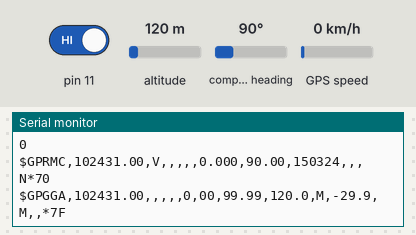
The sketch below on a simulated Arduino Uno, built with avr-gcc and run on an emulated ATmega328P. Shown: the last lines printed to the serial monitor. The test bench sets the inputs (shaded band); at power-on: altitude 120 m, pin 11 HIGH, compass heading 90°, GPS speed 0 km/h. The GPS gets a fix after 3 s at 37.7749, -122.4194 with 8 satellites; the modem accepts every AT command (registered, SIM ready, sends succeed) and sends nothing else.

Above: at 1.4 s.
1.5 s: altitude set to 250 m
At 3.0 s:
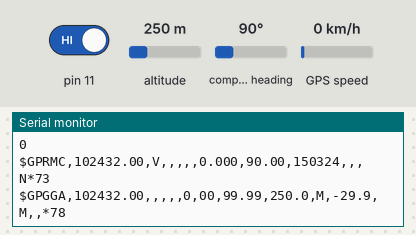
4.7 s: pin 11 driven LOW
At 6.5 s:
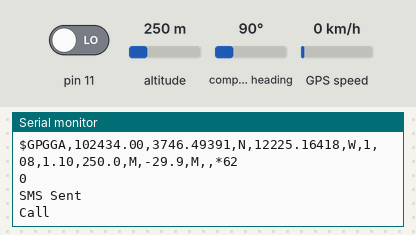

The sketch:

GPS_and_GSM_Module_for_Emergency_Alert.ino
```cpp
#include <TinyGPS.h>
#include <SoftwareSerial.h>
#include <Wire.h>

SoftwareSerial Gsm(8, 9);
char phoneno[] = "+91xxxxxxxxxx"; // Phone number to send SMS. Replace x with the number
TinyGPS gps;
int state;
String textMessage;

void setup() {
  Serial.begin(9600);
  Gsm.begin(9600);

  // Set GSM module to text mode
  Serial.print("AT+CMGF=1\r");
  delay(100);
  Serial.print("AT+CNMI=2,2,0,0,0\r");
  delay(100);

  // Initialize push button pins
  pinMode(11, INPUT);
}

void loop() {
  bool newData = false;
  unsigned long chars;
  unsigned short sentences, failed;

  // Read data from GPS module
  for (unsigned long start = millis(); millis() - start < 1000;) {
    while (Serial.available()) {
      char c = Serial.read();
      Serial.print(c);
      if (gps.encode(c)) {
        newData = true;
      }
    }
  }

  if (Gsm.available() > 0) {
    textMessage = Gsm.readString();
    textMessage.toUpperCase();
    delay(10);
  }

  Serial.println(failed);

  // Check the state of the push button
  state = digitalRead(11);
  if (state == 0) {
    float flat, flon;
    unsigned long age;
    gps.f_get_position(&flat, &flon, &age);

    // Send SMS with location data
    Gsm.print("AT+CMGF=1\r");
    delay(400);
    Gsm.print("AT+CMGS=\"");
    Gsm.print(phoneno);
    Gsm.println("\"");
    Gsm.println("Alert I need help.............");
    Gsm.print("http://maps.google.com/maps?q=loc:");
    Gsm.print(flat == TinyGPS::GPS_INVALID_F_ANGLE ? 0.0 : flat, 6);
    Gsm.print(", ");
    Gsm.print(flon == TinyGPS::GPS_INVALID_F_ANGLE ? 0.0 : flon, 6);
    delay(200);
    Gsm.println((char)26);
    delay(200);
    Gsm.println();
    Serial.println("SMS Sent");

    // Make a phone call
    Serial.println("Call");
    delay(20000);
    Gsm.println("ATD+91xxxxxxxxxx;");
    delay(150000);
    Gsm.println("ATH");
    delay(1000);
  } else {
    delay(10);
  }
}
```

Measured:
- after the input at 1.5 s, the serial monitor: prints a new line after 0.78 s (image 1)
- after the input at 4.7 s, the serial monitor: prints a new line after 1.5 s (image 2)
